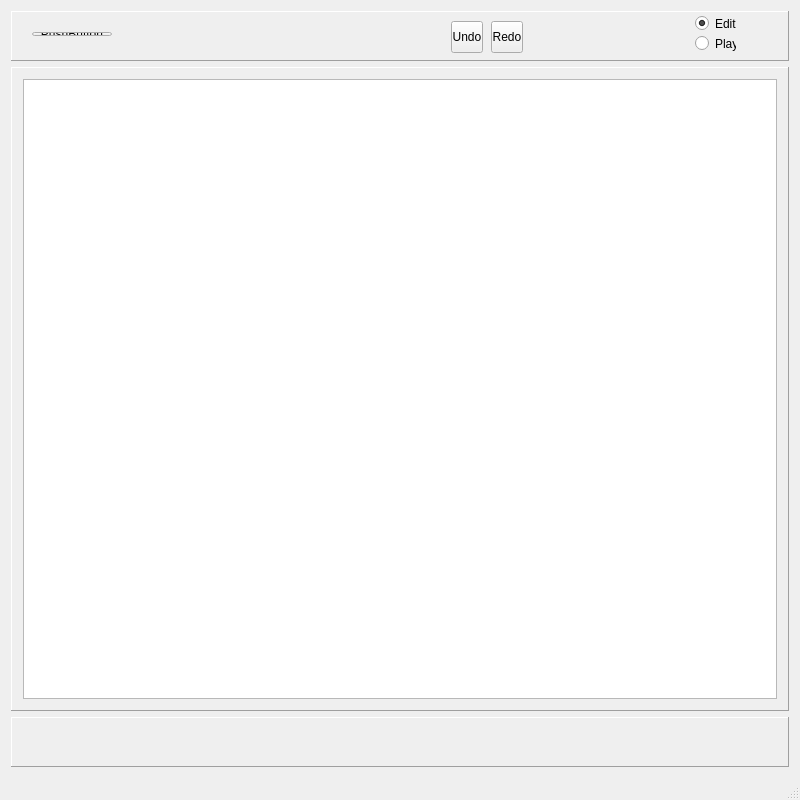
<?xml version="1.0" encoding="UTF-8"?>
<ui version="4.0">
 <class>MainWindow</class>
 <widget class="QMainWindow" name="MainWindow">
  <property name="geometry">
   <rect>
    <x>0</x>
    <y>0</y>
    <width>800</width>
    <height>800</height>
   </rect>
  </property>
  <property name="sizePolicy">
   <sizepolicy hsizetype="Expanding" vsizetype="Expanding">
    <horstretch>0</horstretch>
    <verstretch>0</verstretch>
   </sizepolicy>
  </property>
  <property name="minimumSize">
   <size>
    <width>800</width>
    <height>800</height>
   </size>
  </property>
  <property name="maximumSize">
   <size>
    <width>800</width>
    <height>800</height>
   </size>
  </property>
  <property name="windowTitle">
   <string>MainWindow</string>
  </property>
  <property name="layoutDirection">
   <enum>Qt::LeftToRight</enum>
  </property>
  <widget class="QWidget" name="centralWidget">
   <property name="sizePolicy">
    <sizepolicy hsizetype="Expanding" vsizetype="Expanding">
     <horstretch>0</horstretch>
     <verstretch>0</verstretch>
    </sizepolicy>
   </property>
   <property name="minimumSize">
    <size>
     <width>0</width>
     <height>0</height>
    </size>
   </property>
   <property name="maximumSize">
    <size>
     <width>16777215</width>
     <height>16777215</height>
    </size>
   </property>
   <layout class="QHBoxLayout" name="horizontalLayout_3">
    <item>
     <layout class="QVBoxLayout" name="verticalLayout">
      <property name="sizeConstraint">
       <enum>QLayout::SetMaximumSize</enum>
      </property>
      <item>
       <widget class="QFrame" name="frame_top">
        <property name="sizePolicy">
         <sizepolicy hsizetype="Expanding" vsizetype="Fixed">
          <horstretch>0</horstretch>
          <verstretch>0</verstretch>
         </sizepolicy>
        </property>
        <property name="minimumSize">
         <size>
          <width>50</width>
          <height>50</height>
         </size>
        </property>
        <property name="frameShape">
         <enum>QFrame::Panel</enum>
        </property>
        <property name="frameShadow">
         <enum>QFrame::Raised</enum>
        </property>
        <widget class="QWidget" name="layoutWidget">
         <property name="geometry">
          <rect>
           <x>10</x>
           <y>10</y>
           <width>131</width>
           <height>26</height>
          </rect>
         </property>
         <layout class="QHBoxLayout" name="horizontalLayout_2">
          <item>
           <widget class="QPushButton" name="pushButton">
            <property name="text">
             <string>PushButton</string>
            </property>
            <property name="icon">
             <iconset resource="res.qrc">
              <normaloff>:/images/open.png</normaloff>:/images/open.png</iconset>
            </property>
            <property name="autoExclusive">
             <bool>false</bool>
            </property>
           </widget>
          </item>
          <item>
           <spacer name="horizontalSpacer">
            <property name="orientation">
             <enum>Qt::Horizontal</enum>
            </property>
            <property name="sizeHint" stdset="0">
             <size>
              <width>40</width>
              <height>20</height>
             </size>
            </property>
           </spacer>
          </item>
         </layout>
        </widget>
        <widget class="QToolButton" name="undoButton">
         <property name="geometry">
          <rect>
           <x>440</x>
           <y>10</y>
           <width>32</width>
           <height>32</height>
          </rect>
         </property>
         <property name="text">
          <string>Undo</string>
         </property>
         <property name="icon">
          <iconset resource="res.qrc">
           <normaloff>:/images/undo2.png</normaloff>:/images/undo2.png</iconset>
         </property>
         <property name="iconSize">
          <size>
           <width>25</width>
           <height>25</height>
          </size>
         </property>
         <property name="autoExclusive">
          <bool>false</bool>
         </property>
         <property name="autoRaise">
          <bool>false</bool>
         </property>
        </widget>
        <widget class="QToolButton" name="redoButton">
         <property name="geometry">
          <rect>
           <x>480</x>
           <y>10</y>
           <width>32</width>
           <height>32</height>
          </rect>
         </property>
         <property name="text">
          <string>Redo</string>
         </property>
         <property name="icon">
          <iconset resource="res.qrc">
           <normaloff>:/images/redo2.png</normaloff>:/images/redo2.png</iconset>
         </property>
         <property name="iconSize">
          <size>
           <width>25</width>
           <height>25</height>
          </size>
         </property>
         <property name="autoExclusive">
          <bool>false</bool>
         </property>
         <property name="autoRaise">
          <bool>false</bool>
         </property>
        </widget>
        <widget class="QRadioButton" name="editRadioButton">
         <property name="geometry">
          <rect>
           <x>684</x>
           <y>4</y>
           <width>41</width>
           <height>17</height>
          </rect>
         </property>
         <property name="text">
          <string>Edit</string>
         </property>
         <property name="checked">
          <bool>true</bool>
         </property>
        </widget>
        <widget class="QRadioButton" name="playRadioButton">
         <property name="geometry">
          <rect>
           <x>684</x>
           <y>24</y>
           <width>41</width>
           <height>17</height>
          </rect>
         </property>
         <property name="text">
          <string>Play</string>
         </property>
         <property name="checked">
          <bool>false</bool>
         </property>
        </widget>
       </widget>
      </item>
      <item>
       <widget class="QFrame" name="frame">
        <property name="sizePolicy">
         <sizepolicy hsizetype="Expanding" vsizetype="Expanding">
          <horstretch>0</horstretch>
          <verstretch>5</verstretch>
         </sizepolicy>
        </property>
        <property name="minimumSize">
         <size>
          <width>100</width>
          <height>300</height>
         </size>
        </property>
        <property name="frameShape">
         <enum>QFrame::Panel</enum>
        </property>
        <property name="frameShadow">
         <enum>QFrame::Raised</enum>
        </property>
        <layout class="QHBoxLayout" name="horizontalLayout">
         <item>
          <widget class="goView" name="graphicsView"/>
         </item>
        </layout>
       </widget>
      </item>
      <item>
       <widget class="QFrame" name="frame_bottom">
        <property name="sizePolicy">
         <sizepolicy hsizetype="Expanding" vsizetype="Fixed">
          <horstretch>0</horstretch>
          <verstretch>0</verstretch>
         </sizepolicy>
        </property>
        <property name="minimumSize">
         <size>
          <width>50</width>
          <height>50</height>
         </size>
        </property>
        <property name="layoutDirection">
         <enum>Qt::LeftToRight</enum>
        </property>
        <property name="frameShape">
         <enum>QFrame::Panel</enum>
        </property>
        <property name="frameShadow">
         <enum>QFrame::Raised</enum>
        </property>
       </widget>
      </item>
     </layout>
    </item>
   </layout>
  </widget>
  <widget class="QMenuBar" name="menuBar">
   <property name="geometry">
    <rect>
     <x>0</x>
     <y>0</y>
     <width>800</width>
     <height>21</height>
    </rect>
   </property>
   <property name="autoFillBackground">
    <bool>true</bool>
   </property>
  </widget>
  <widget class="QStatusBar" name="statusBar"/>
 </widget>
 <layoutdefault spacing="6" margin="11"/>
 <customwidgets>
  <customwidget>
   <class>goView</class>
   <extends>QGraphicsView</extends>
   <header>goview.h</header>
  </customwidget>
 </customwidgets>
 <resources>
  <include location="res.qrc"/>
 </resources>
 <connections/>
</ui>
